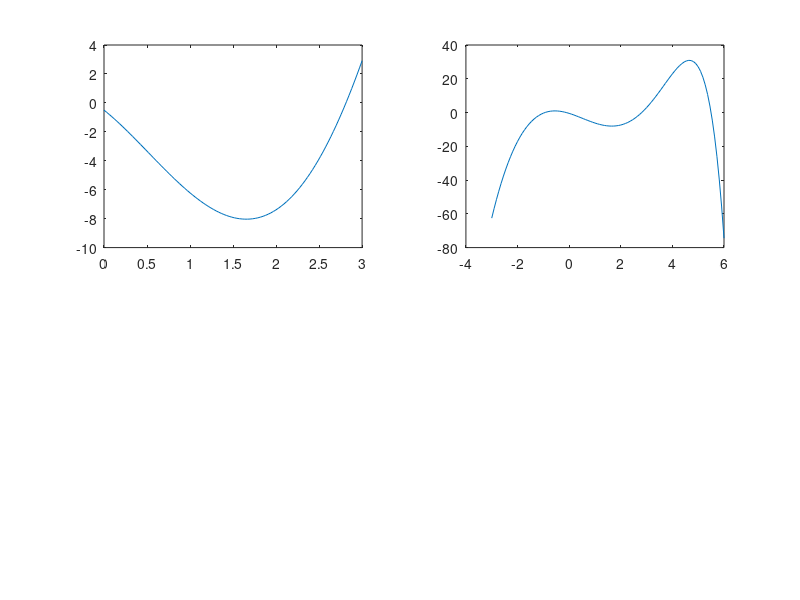

Recreate this plot in MATLAB.
x1=linspace(0,3)
y1=(x1+1).*(x1-2).*(2.*x1-0.25)-exp(x1);
subplot(2,2,1);
plot(x1,y1)
x2=linspace(-3,6);
y2=(x2+1).*(x2-2).*(2.*x2-0.25)-exp(x2);
subplot(2,2,2);
plot(x2,y2)                                                                                                                                                                                                                                                                                                                                                                                                                                                                                                                                                                                   